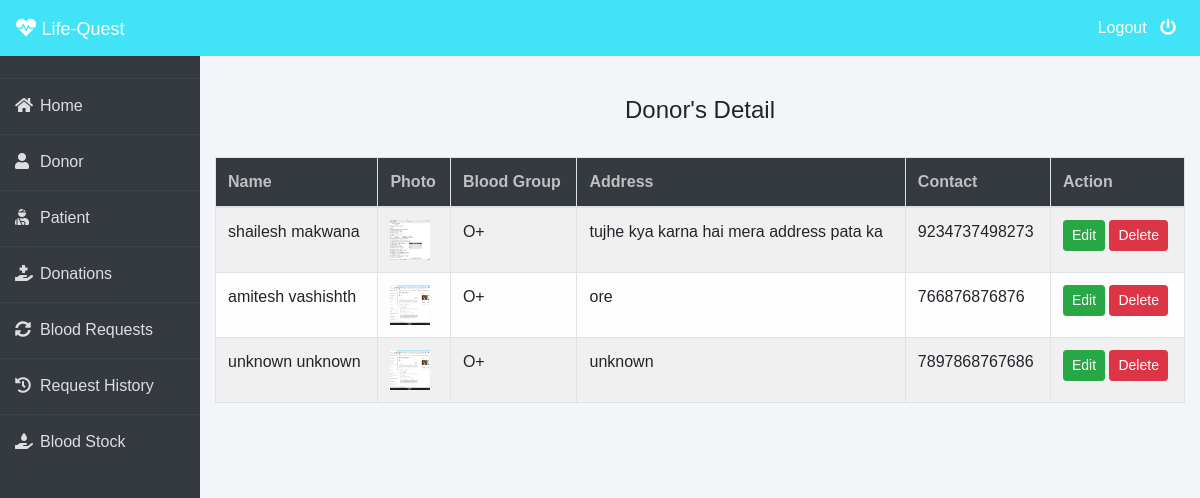
The app's page /admin-donor (signed in) with its own data.
### donor/models.py (models this page shows, shortened)
class Donor(models.Model):
    user=models.OneToOneField(User,on_delete=models.CASCADE)
    profile_pic= models.ImageField(upload_to='profile_pic/Donor/',null=True,blank=True)
    bloodgroup=models.CharField(max_length=10)
    address = models.CharField(max_length=40)
    mobile = models.CharField(max_length=20,null=False)
    @property
    def get_name(self):
        return self.user.first_name+" "+self.user.last_name

### blood/views.py (the view)
# urls.py: path('admin-donor', views.admin_donor_view,name='admin-donor'),
@login_required(login_url='adminlogin')
def admin_donor_view(request):
    donors=dmodels.Donor.objects.all()
    return render(request,'blood/admin_donor.html',{'donors':donors})

### templates/blood/admin_donor.html
{% extends 'blood/adminbase.html' %}
{% block content %}
{% load widget_tweaks %}
{%load static%}
<br><br>
<div class="container">
    <H4 class="text-center">Donor's Detail</H4><br>
    <table class="table table-light table-hover table-bordered table-striped">
        <thead class="bg-dark">
            <tr>
                <th scope="col" style="color: rgb(192, 192, 192);">Name</th>
                <th scope="col" style="color: rgb(192, 192, 192);">Photo</th>
                <th scope="col" style="color: rgb(192, 192, 192);">Blood Group</th>
                <th scope="col" style="color: rgb(192, 192, 192);">Address</th>
                <th scope="col" style="color: rgb(192, 192, 192);">Contact</th>
                <th style="color: rgb(192, 192, 192);">Action</th>
            </tr>
        </thead>
        <tbody>
            {% for t in donors %}
            <tr>
                <td> {{t.get_name}}</td>
                <td> <img src="{% static t.profile_pic.url %}" alt="Profile Pic" height="40px" width="40px" /></td>
                <td>{{t.bloodgroup}}</td>
                <td>{{t.address}}</td>
                <td>{{t.mobile}}</td>
                <td>
                    <button class="btn btn-success btn-sm"><a  style="text-decoration: none;color: white;" href="{% url 'update-donor' t.id  %}">Edit</a> </button>
                    <button class="btn btn-danger btn-sm"><a  style="text-decoration: none;color: white;" href="{% url 'delete-donor' t.id  %}">Delete</a> </button>
                </td>
            </tr>
            {% endfor %}
        </tbody>
    </table>
</div>
{% endblock content %}

### templates/blood/adminbase.html (shortened to what this page needs)
<!DOCTYPE html>
<html lang="en">
<head>
    <link rel="stylesheet" href="https://maxcdn.bootstrapcdn.com/bootstrap/4.0.0/css/bootstrap.min.css">
    <link rel="stylesheet" href="https://cdnjs.cloudflare.com/ajax/libs/font-awesome/5.14.0/css/all.css">
</head>
<body>
    <nav class="navbar navbar-expand-lg navbar-light fixed-top bg-danger">
        <a style="color:white;" class="navbar-brand" href="/"><i class="fa fa-heartbeat"></i>&nbsp;<font face = "Comic sans MS" size ="4">Life-Quest</font></a>
        <div class="navbar-collapse collapse w-100 order-3 dual-collapse2">
            <ul class="navbar-nav ml-auto">
                <li class="nav-item">
                    <a class="nav-link" style="color: white;" href="/logout">Logout &nbsp; <i class="fas fa-power-off"></i></a>
                </li>
            </ul>
        </div>
      </nav>
<br><br>
<div class="wrapper">
    <div class="sidebar">
        <ul>
            <li><a style="text-decoration:none;" href="/"><i class="fas fa-home"></i>Home</a></li>
            <li><a style="text-decoration:none;" href="/admin-donor"><i class="fas fa-user"></i>Donor</a></li>
            <li><a style="text-decoration:none;" href="/admin-patient"><i class="fas fa-user-injured"></i>Patient</a></li>
            <li><a style="text-decoration:none;" href="/admin-donation"><i class="fas fa-hand-holding-medical"></i>Donations</a></li>
            <li><a style="text-decoration:none;" href="/admin-request"><i class="fas fa-sync-alt"></i>Blood Requests</a></li>
            <li><a style="text-decoration:none;" href="/admin-request-history"><i class="fas fa-history"></i>Request History</a></li>
            <li><a style="text-decoration:none;" href="/admin-blood"><i class="fas fa-hand-holding-water"></i>Blood Stock</a></li>
        </ul>
    </div>
    <div class="main_content">
{% block content %}
{% endblock content %}
    </div>
</div>
</body>
</html>

### templates/blood/adminbase.html (style rules this page uses)
* { margin: 0; padding: 0; box-sizing: border-box; list-style: none; text-decoration: none; font-family: 'Josefin Sans', sans-serif; }
body { background-color: #f3f5f9; }
.bg-danger { background-color: #40e4f6!important; }
.wrapper { display: flex; position: relative; }
.wrapper .sidebar { width: 200px; height: 100%; background: #343a40; padding: 30px 0px; position: fixed; }
.wrapper .sidebar ul li { padding: 15px; border-bottom: 1px solid #dedede; border-bottom: 1px solid rgba(0,0,0,0.05); border-top: 1px solid rgba(255,255,255,0.05); }
.wrapper .sidebar ul li a { color: #dedede; display: block; }
.wrapper .sidebar ul li a .fas { width: 25px; }
.wrapper .main_content { width: 100%; margin-left: 200px; }

### records on screen
Donor: get_name "shailesh makwana", profile_pic (picture), bloodgroup "O+", address "tujhe kya karna hai mera address pata ka", mobile "9234737498273"
Donor: get_name "amitesh vashishth", profile_pic (picture), bloodgroup "O+", address "ore", mobile "766876876876"
Donor: get_name "unknown unknown", profile_pic (picture), bloodgroup "O+", address "unknown", mobile "7897868767686"
